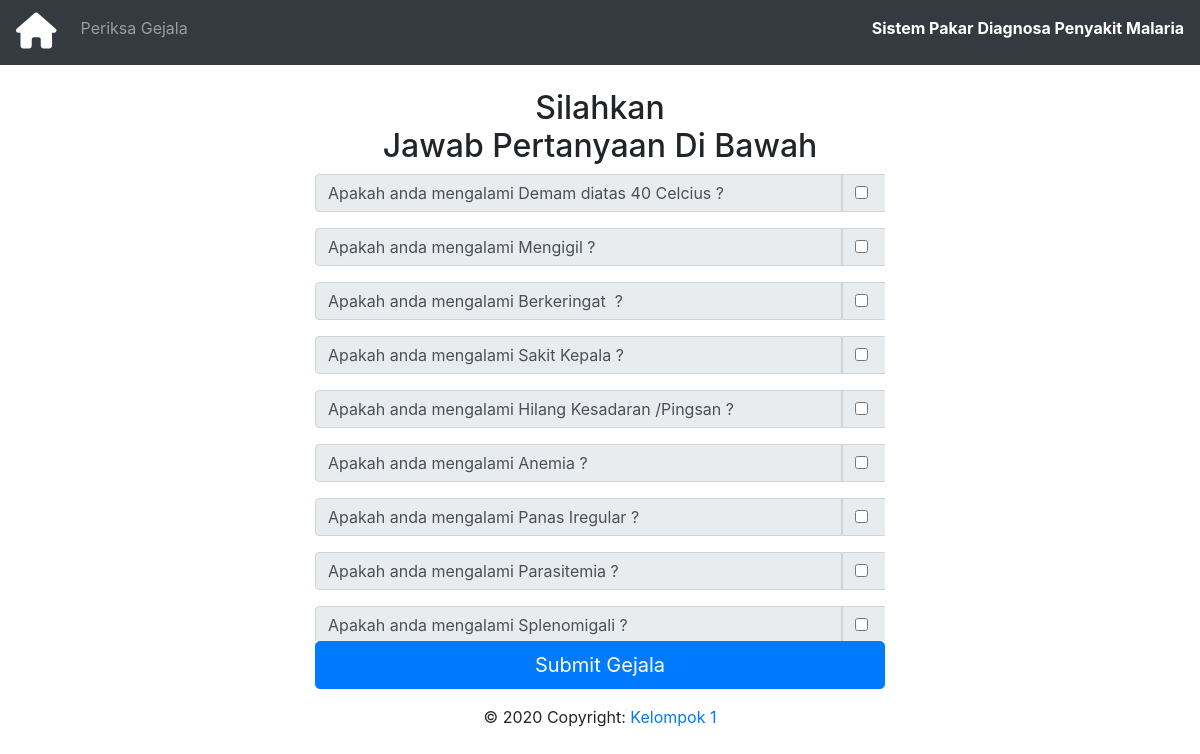
Screenshot of /gejala.php with the database file from the repository.
### tables this page shows
CREATE TABLE `tb_gejala_1` (
  `id` int(5) NOT NULL AUTO_INCREMENT,
  `kode` varchar(5) NOT NULL,
  `gejala` varchar(200) NOT NULL,
  PRIMARY KEY (`id`)
);

### pil_gejala.php (the view)
<?php
include 'koneksi.php';
?>
<center>
<form class="col-lg-6  col-12" method="POST" action="proses.php">
<h2 class="m-0">Silahkan</h2>
<h2>Jawab Pertanyaan Di Bawah</h2>
  <div style="overflow: scroll; height: 467px;">
	<?php
	$qry="select * from tb_gejala_1";
	$data=mysqli_query($kon,$qry);
	while ($d=mysqli_fetch_array($data)) {
	?>
	<div class="input-group mb-3">
<input type="text" class="form-control" aria-label="Text input with checkbox" value="Apakah anda mengalami <?=$d['gejala']?> ?" disabled>
  <div class="input-group-prepend">
    <div class="input-group-text">
      <input style="margin-right:5px;" type="checkbox" aria-label="Checkbox for following text input" value="<?=$d['kode']?>" name="<?=$d['id']?>">
    </div>
  </div>
</div>
	<?php
	}
	?>
  </div>
<input type="submit" class="btn btn-primary btn-lg btn-block" name="submit" onclick="return confirm('Apakah gejala yang anda masukan sudah benar?')" value="Submit Gejala">
</form>
</center>

### header.php (shortened to what this page needs)
<!DOCTYPE html>
<html lang="en" dir="ltr">
  <head>
    <link rel="stylesheet" href="https://maxcdn.bootstrapcdn.com/bootstrap/4.0.0/css/bootstrap.min.css">
	<link rel="stylesheet" href="https://sdu2020.menkz.xyz/css/theme.css">
	<link rel="stylesheet" href="https://sdu2020.menkz.xyz/css/theme-elements.css">
	<link rel="stylesheet" href="https://sdu2020.menkz.xyz/vendor/rs-plugin/css/settings.css">
	<link rel="stylesheet" href="https://sdu2020.menkz.xyz/css/demos/demo-landing.css">
	<link rel="stylesheet" href="https://sdu2020.menkz.xyz/css/skins/skin-landing.css">
	<link rel="stylesheet" href="https://sdu2020.menkz.xyz/css/custom.css">
  </head>
  <body>
  <nav class="navbar navbar-expand-lg navbar-dark bg-dark">
  <div class="justify-content-between collapse navbar-collapse" id="navbarNav">
    <ul class="navbar-nav">
      <li class="nav-item active">
      <a class="navbar-brand" href="index.php">
      <i class='fas fa-home' style='font-size:36px'></i>
      </a>
      </li>
      <li class="nav-item">
        <a class="nav-link" href="gejala.php">Periksa Gejala</a>
      </li>
    </ul>
    <h6 class="d-none d-lg-block" style="color:white;float:right;font-weight:bolder;">Sistem Pakar Diagnosa Penyakit Malaria</h6>
  </div>
</nav>

### gejala.php
<?php
include 'header.php';
?>
<br>
<?php
include 'pil_gejala.php';
include 'footer.php';
 ?>

### footer.php (shortened to what this page needs)
<div class="footer-copyright text-center py-3">© 2020 Copyright:
    <a href="https://mdbootstrap.com/"> Kelompok 1</a>
  </div>

### rows the page displays
tb_gejala_1: gejala "Apakah anda mengalami Demam diatas 40 Celcius ?"
tb_gejala_1: gejala "Apakah anda mengalami Mengigil ?"
tb_gejala_1: gejala "Apakah anda mengalami Berkeringat ?"
tb_gejala_1: gejala "Apakah anda mengalami Sakit Kepala ?"
tb_gejala_1: gejala "Apakah anda mengalami Hilang Kesadaran /Pingsan ?"
tb_gejala_1: gejala "Apakah anda mengalami Anemia ?"
tb_gejala_1: gejala "Apakah anda mengalami Panas Iregular ?"
tb_gejala_1: gejala "Apakah anda mengalami Parasitemia ?"
tb_gejala_1: gejala "Apakah anda mengalami Splenomigali ?"
